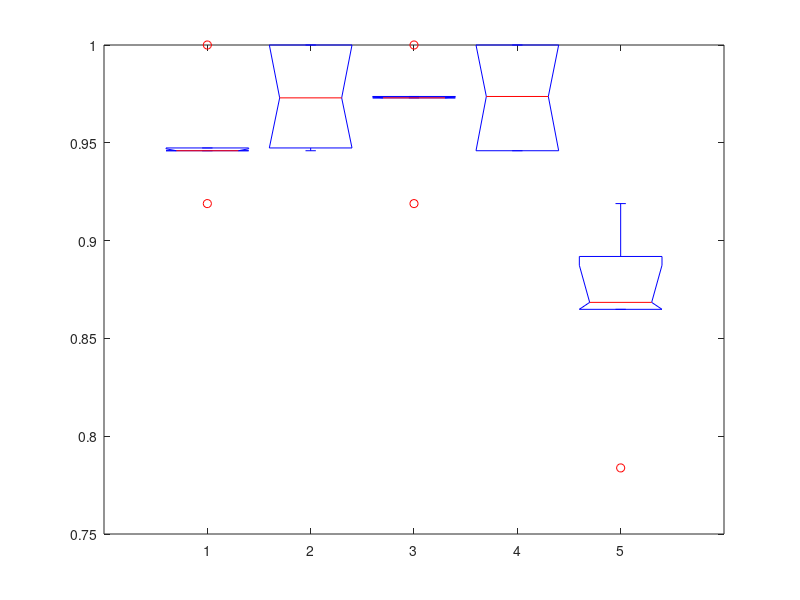
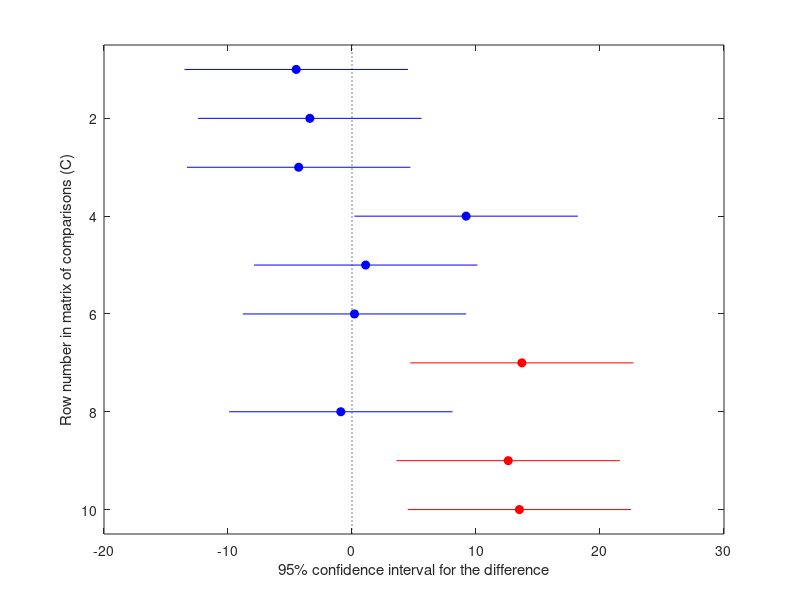

These charts were generated, in order, by the following MATLAB code: (Note: this script raises an error after producing the figures.)
%% Kruskal Wallis test

% il dato x è stato riportato da Python, risultato della cella
x = [[0.9473684210526315, 0.9459459459459459, 1.0, 0.9459459459459459, 0.918918918918919]', [0.9473684210526315, 1.0, 1.0, 0.9459459459459459, 0.972972972972973]', [0.9736842105263158, 0.972972972972973, 1.0, 0.918918918918919, 0.972972972972973]', [0.9736842105263158, 1.0, 1.0, 0.9459459459459459, 0.9459459459459459]', [0.868421052631579, 0.8648648648648649, 0.918918918918919, 0.7837837837837838, 0.8918918918918919]'];
[p, tb1, stats] = kruskalwallis(x)
classifiers = ["kNN", "Random Forest", "Gradient Boosting", "SVM", "Logistic Regression"];
figure
c = multcompare(stats);
yticklabels(fliplr(classifiers));